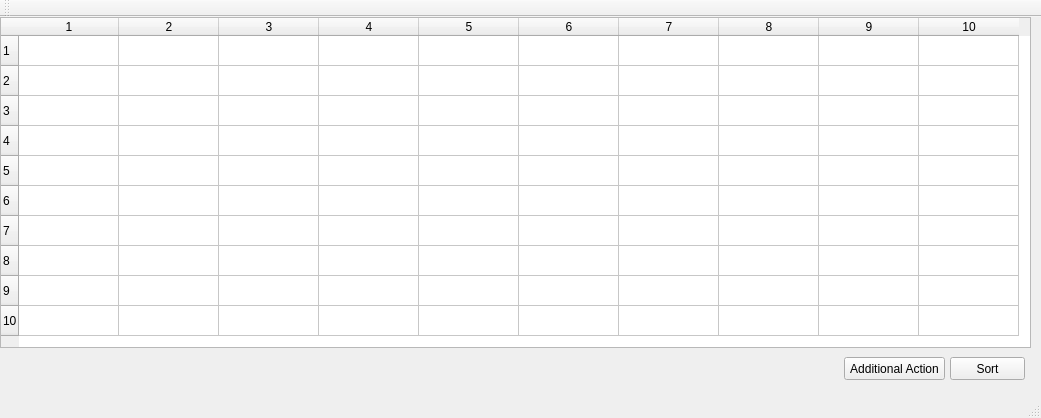
<?xml version="1.0" encoding="UTF-8"?>
<ui version="4.0">
 <class>MainWindow</class>
 <widget class="QMainWindow" name="MainWindow">
  <property name="geometry">
   <rect>
    <x>0</x>
    <y>0</y>
    <width>1041</width>
    <height>418</height>
   </rect>
  </property>
  <property name="windowTitle">
   <string>MainWindow</string>
  </property>
  <widget class="QWidget" name="centralWidget">
   <widget class="QTableWidget" name="tableWidget">
    <property name="geometry">
     <rect>
      <x>0</x>
      <y>0</y>
      <width>1031</width>
      <height>331</height>
     </rect>
    </property>
    <property name="rowCount">
     <number>10</number>
    </property>
    <property name="columnCount">
     <number>10</number>
    </property>
    <row/>
    <row/>
    <row/>
    <row/>
    <row/>
    <row/>
    <row/>
    <row/>
    <row/>
    <row/>
    <column/>
    <column/>
    <column/>
    <column/>
    <column/>
    <column/>
    <column/>
    <column/>
    <column/>
    <column/>
   </widget>
   <widget class="QPushButton" name="pushButton">
    <property name="geometry">
     <rect>
      <x>950</x>
      <y>340</y>
      <width>75</width>
      <height>23</height>
     </rect>
    </property>
    <property name="text">
     <string>Sort</string>
    </property>
   </widget>
   <widget class="QPushButton" name="pushButton_2">
    <property name="geometry">
     <rect>
      <x>844</x>
      <y>340</y>
      <width>101</width>
      <height>23</height>
     </rect>
    </property>
    <property name="text">
     <string>Additional Action</string>
    </property>
   </widget>
  </widget>
  <widget class="QMenuBar" name="menuBar">
   <property name="geometry">
    <rect>
     <x>0</x>
     <y>0</y>
     <width>1041</width>
     <height>21</height>
    </rect>
   </property>
  </widget>
  <widget class="QToolBar" name="mainToolBar">
   <attribute name="toolBarArea">
    <enum>TopToolBarArea</enum>
   </attribute>
   <attribute name="toolBarBreak">
    <bool>false</bool>
   </attribute>
  </widget>
  <widget class="QStatusBar" name="statusBar"/>
 </widget>
 <layoutdefault spacing="6" margin="11"/>
 <resources/>
 <connections/>
</ui>
